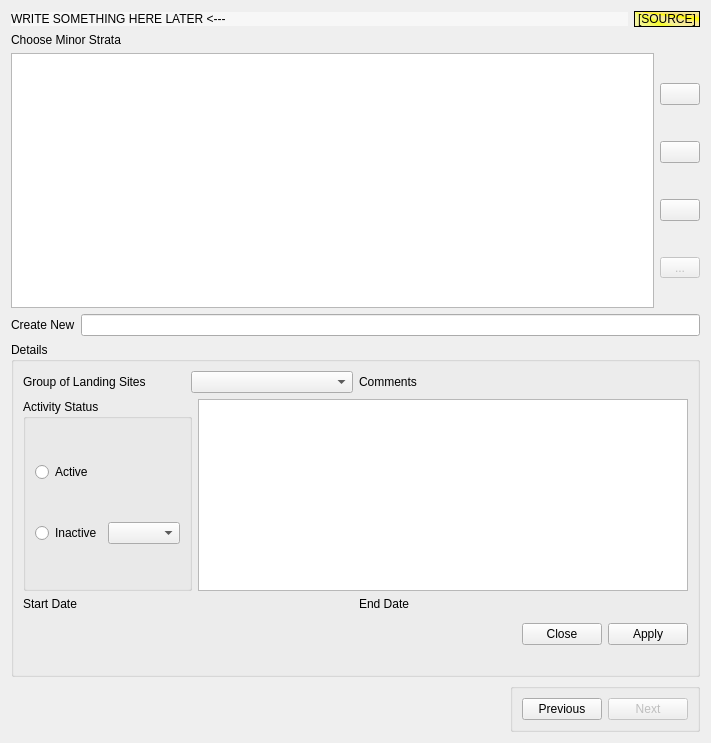
<?xml version="1.0" encoding="UTF-8"?>
<ui version="4.0">
 <class>frmminorstrata</class>
 <widget class="QWidget" name="frmminorstrata">
  <property name="geometry">
   <rect>
    <x>0</x>
    <y>0</y>
    <width>711</width>
    <height>743</height>
   </rect>
  </property>
  <property name="windowTitle">
   <string>Form</string>
  </property>
  <layout class="QVBoxLayout" name="verticalLayout_3">
   <item>
    <layout class="QHBoxLayout" name="horizontalLayout_12">
     <item>
      <widget class="QLabel" name="lbHeader">
       <property name="sizePolicy">
        <sizepolicy hsizetype="Preferred" vsizetype="Fixed">
         <horstretch>0</horstretch>
         <verstretch>0</verstretch>
        </sizepolicy>
       </property>
       <property name="styleSheet">
        <string notr="true">background-color:rgb(247, 247, 247)</string>
       </property>
       <property name="text">
        <string>WRITE SOMETHING HERE LATER &lt;---</string>
       </property>
      </widget>
     </item>
     <item>
      <widget class="QLabel" name="lbSource">
       <property name="sizePolicy">
        <sizepolicy hsizetype="Fixed" vsizetype="Preferred">
         <horstretch>0</horstretch>
         <verstretch>0</verstretch>
        </sizepolicy>
       </property>
       <property name="styleSheet">
        <string notr="true">background-color: qconicalgradient(cx:0, cy:0, angle:135, stop:0 rgba(220, 220, 220, 69), stop:0.375 rgba(255, 255, 0, 69), stop:0.423533 rgba(251, 255, 0, 145), stop:0.45 rgba(247, 255, 0, 208), stop:0.477581 rgba(255, 244, 71, 130), stop:0.518717 rgba(255, 218, 71, 130), stop:0.55 rgba(255, 255, 0, 255), stop:0.57754 rgba(255, 203, 0, 130), stop:0.625 rgba(255, 255, 0, 69), stop:1 rgba(255, 255, 0, 69));
font: 75 10pt &quot;Fixedsys&quot;;</string>
       </property>
       <property name="frameShape">
        <enum>QFrame::StyledPanel</enum>
       </property>
       <property name="frameShadow">
        <enum>QFrame::Raised</enum>
       </property>
       <property name="text">
        <string>[SOURCE]</string>
       </property>
       <property name="scaledContents">
        <bool>true</bool>
       </property>
      </widget>
     </item>
    </layout>
   </item>
   <item>
    <widget class="QLabel" name="label_6">
     <property name="sizePolicy">
      <sizepolicy hsizetype="Preferred" vsizetype="Fixed">
       <horstretch>0</horstretch>
       <verstretch>0</verstretch>
      </sizepolicy>
     </property>
     <property name="text">
      <string>Choose Minor Strata</string>
     </property>
     <property name="buddy">
      <cstring>tableView</cstring>
     </property>
    </widget>
   </item>
   <item>
    <layout class="QHBoxLayout" name="horizontalLayout_6">
     <item>
      <widget class="QTableView" name="tableView">
       <property name="focusPolicy">
        <enum>Qt::StrongFocus</enum>
       </property>
       <property name="toolTip">
        <string>Choose minor strata (or create new one)</string>
       </property>
       <property name="statusTip">
        <string>Choose minor strata (or create new one)</string>
       </property>
       <property name="whatsThis">
        <string>In this widget we can choose a minor strata, or create a new one</string>
       </property>
       <property name="selectionMode">
        <enum>QAbstractItemView::SingleSelection</enum>
       </property>
       <property name="selectionBehavior">
        <enum>QAbstractItemView::SelectRows</enum>
       </property>
       <property name="showGrid">
        <bool>false</bool>
       </property>
      </widget>
     </item>
     <item>
      <layout class="QVBoxLayout" name="verticalLayout">
       <item>
        <widget class="QPushButton" name="pushNew">
         <property name="toolTip">
          <string>Create new record</string>
         </property>
         <property name="statusTip">
          <string>Create new record</string>
         </property>
         <property name="whatsThis">
          <string>Creates new record</string>
         </property>
         <property name="text">
          <string/>
         </property>
         <property name="icon">
          <iconset resource="app_new.qrc">
           <normaloff>:/app_new/filenew.png</normaloff>:/app_new/filenew.png</iconset>
         </property>
        </widget>
       </item>
       <item>
        <widget class="QPushButton" name="pushEdit">
         <property name="sizePolicy">
          <sizepolicy hsizetype="Preferred" vsizetype="Fixed">
           <horstretch>0</horstretch>
           <verstretch>0</verstretch>
          </sizepolicy>
         </property>
         <property name="toolTip">
          <string>Edit record</string>
         </property>
         <property name="statusTip">
          <string>Edit record</string>
         </property>
         <property name="whatsThis">
          <string>Edits record</string>
         </property>
         <property name="text">
          <string/>
         </property>
         <property name="icon">
          <iconset resource="app_new.qrc">
           <normaloff>:/app_new/pencil.png</normaloff>:/app_new/pencil.png</iconset>
         </property>
         <property name="checkable">
          <bool>true</bool>
         </property>
        </widget>
       </item>
       <item>
        <widget class="QPushButton" name="pushRemove">
         <property name="sizePolicy">
          <sizepolicy hsizetype="Preferred" vsizetype="Fixed">
           <horstretch>0</horstretch>
           <verstretch>0</verstretch>
          </sizepolicy>
         </property>
         <property name="toolTip">
          <string>Remove record</string>
         </property>
         <property name="statusTip">
          <string>Remove record</string>
         </property>
         <property name="whatsThis">
          <string>Removes record</string>
         </property>
         <property name="text">
          <string/>
         </property>
         <property name="icon">
          <iconset resource="app_new.qrc">
           <normaloff>:/app_new/cancel.png</normaloff>:/app_new/cancel.png</iconset>
         </property>
         <property name="shortcut">
          <string>Del</string>
         </property>
        </widget>
       </item>
       <item>
        <widget class="QToolButton" name="toolButton">
         <property name="enabled">
          <bool>false</bool>
         </property>
         <property name="sizePolicy">
          <sizepolicy hsizetype="Minimum" vsizetype="Fixed">
           <horstretch>0</horstretch>
           <verstretch>0</verstretch>
          </sizepolicy>
         </property>
         <property name="toolTip">
          <string>Setup temporary frame changes</string>
         </property>
         <property name="statusTip">
          <string>Setup temporary frame changes</string>
         </property>
         <property name="whatsThis">
          <string>Setups temporary frame changes</string>
         </property>
         <property name="text">
          <string>...</string>
         </property>
        </widget>
       </item>
      </layout>
     </item>
    </layout>
   </item>
   <item>
    <layout class="QHBoxLayout" name="horizontalLayout_5">
     <item>
      <widget class="QLabel" name="label_5">
       <property name="text">
        <string>Create New</string>
       </property>
       <property name="buddy">
        <cstring>lineNew</cstring>
       </property>
      </widget>
     </item>
     <item>
      <widget class="QLineEdit" name="lineNew"/>
     </item>
    </layout>
   </item>
   <item>
    <widget class="QGroupBox" name="groupDetails">
     <property name="sizePolicy">
      <sizepolicy hsizetype="Preferred" vsizetype="Fixed">
       <horstretch>0</horstretch>
       <verstretch>0</verstretch>
      </sizepolicy>
     </property>
     <property name="focusPolicy">
      <enum>Qt::StrongFocus</enum>
     </property>
     <property name="title">
      <string>Details</string>
     </property>
     <layout class="QVBoxLayout" name="verticalLayout_2">
      <item>
       <layout class="QHBoxLayout" name="horizontalLayout_11">
        <item>
         <layout class="QHBoxLayout" name="horizontalLayout_2">
          <item>
           <widget class="QLabel" name="label_3">
            <property name="text">
             <string>Group of Landing Sites</string>
            </property>
            <property name="buddy">
             <cstring>cmbGLS</cstring>
            </property>
           </widget>
          </item>
          <item>
           <widget class="QComboBox" name="cmbGLS">
            <property name="focusPolicy">
             <enum>Qt::StrongFocus</enum>
            </property>
           </widget>
          </item>
         </layout>
        </item>
        <item>
         <widget class="QLabel" name="label_4">
          <property name="text">
           <string>Comments</string>
          </property>
          <property name="buddy">
           <cstring>textComments</cstring>
          </property>
         </widget>
        </item>
       </layout>
      </item>
      <item>
       <layout class="QHBoxLayout" name="horizontalLayout_10">
        <item>
         <widget class="QGroupBox" name="groupActivity">
          <property name="sizePolicy">
           <sizepolicy hsizetype="Preferred" vsizetype="MinimumExpanding">
            <horstretch>0</horstretch>
            <verstretch>0</verstretch>
           </sizepolicy>
          </property>
          <property name="maximumSize">
           <size>
            <width>16777215</width>
            <height>15777215</height>
           </size>
          </property>
          <property name="focusPolicy">
           <enum>Qt::StrongFocus</enum>
          </property>
          <property name="title">
           <string>Activity Status</string>
          </property>
          <layout class="QGridLayout" name="gridLayout_3">
           <item row="0" column="0">
            <widget class="QRadioButton" name="radioActive">
             <property name="text">
              <string>Active</string>
             </property>
             <attribute name="buttonGroup">
              <string>buttonGroup</string>
             </attribute>
            </widget>
           </item>
           <item row="1" column="0">
            <layout class="QHBoxLayout" name="horizontalLayout">
             <item>
              <widget class="QRadioButton" name="radioInactive">
               <property name="text">
                <string>Inactive</string>
               </property>
               <attribute name="buttonGroup">
                <string>buttonGroup</string>
               </attribute>
              </widget>
             </item>
             <item>
              <widget class="QComboBox" name="cmbReasons">
               <property name="focusPolicy">
                <enum>Qt::StrongFocus</enum>
               </property>
              </widget>
             </item>
            </layout>
           </item>
          </layout>
         </widget>
        </item>
        <item>
         <widget class="QPlainTextEdit" name="textComments">
          <property name="sizePolicy">
           <sizepolicy hsizetype="Expanding" vsizetype="Fixed">
            <horstretch>0</horstretch>
            <verstretch>1</verstretch>
           </sizepolicy>
          </property>
          <property name="maximumSize">
           <size>
            <width>16777215</width>
            <height>15777215</height>
           </size>
          </property>
         </widget>
        </item>
       </layout>
      </item>
      <item>
       <layout class="QHBoxLayout" name="horizontalLayout_9">
        <item>
         <widget class="QLabel" name="label">
          <property name="text">
           <string>Start Date</string>
          </property>
          <property name="buddy">
           <cstring>customDtStart</cstring>
          </property>
         </widget>
        </item>
        <item>
         <widget class="QLabel" name="label_2">
          <property name="text">
           <string>End Date</string>
          </property>
          <property name="buddy">
           <cstring>customDtEnd</cstring>
          </property>
         </widget>
        </item>
       </layout>
      </item>
      <item>
       <layout class="QHBoxLayout" name="horizontalLayout_8">
        <item>
         <widget class="CustomTimeCtrl" name="customDtStart">
          <property name="sizePolicy">
           <sizepolicy hsizetype="Preferred" vsizetype="MinimumExpanding">
            <horstretch>0</horstretch>
            <verstretch>0</verstretch>
           </sizepolicy>
          </property>
          <property name="focusPolicy">
           <enum>Qt::StrongFocus</enum>
          </property>
         </widget>
        </item>
        <item>
         <widget class="CustomTimeCtrl" name="customDtEnd">
          <property name="sizePolicy">
           <sizepolicy hsizetype="Preferred" vsizetype="MinimumExpanding">
            <horstretch>0</horstretch>
            <verstretch>0</verstretch>
           </sizepolicy>
          </property>
          <property name="focusPolicy">
           <enum>Qt::StrongFocus</enum>
          </property>
         </widget>
        </item>
       </layout>
      </item>
      <item>
       <layout class="QHBoxLayout" name="horizontalLayout_7">
        <item>
         <spacer name="horizontalSpacer">
          <property name="orientation">
           <enum>Qt::Horizontal</enum>
          </property>
          <property name="sizeHint" stdset="0">
           <size>
            <width>40</width>
            <height>20</height>
           </size>
          </property>
         </spacer>
        </item>
        <item>
         <widget class="QDialogButtonBox" name="buttonBox">
          <property name="standardButtons">
           <set>QDialogButtonBox::Apply|QDialogButtonBox::Close</set>
          </property>
         </widget>
        </item>
       </layout>
      </item>
      <item>
       <spacer name="horizontalSpacer_3">
        <property name="orientation">
         <enum>Qt::Horizontal</enum>
        </property>
        <property name="sizeHint" stdset="0">
         <size>
          <width>40</width>
          <height>20</height>
         </size>
        </property>
       </spacer>
      </item>
     </layout>
    </widget>
   </item>
   <item>
    <layout class="QHBoxLayout" name="horizontalLayout_4">
     <item>
      <spacer name="horizontalSpacer_2">
       <property name="orientation">
        <enum>Qt::Horizontal</enum>
       </property>
       <property name="sizeHint" stdset="0">
        <size>
         <width>478</width>
         <height>20</height>
        </size>
       </property>
      </spacer>
     </item>
     <item>
      <widget class="QGroupBox" name="groupBackNext">
       <property name="sizePolicy">
        <sizepolicy hsizetype="Fixed" vsizetype="Fixed">
         <horstretch>0</horstretch>
         <verstretch>0</verstretch>
        </sizepolicy>
       </property>
       <property name="title">
        <string/>
       </property>
       <layout class="QHBoxLayout" name="horizontalLayout_3">
        <item>
         <widget class="QPushButton" name="pushPrevious">
          <property name="enabled">
           <bool>true</bool>
          </property>
          <property name="text">
           <string>Previous</string>
          </property>
          <property name="icon">
           <iconset resource="app_new.qrc">
            <normaloff>:/app_new/back.png</normaloff>:/app_new/back.png</iconset>
          </property>
         </widget>
        </item>
        <item>
         <widget class="QPushButton" name="pushNext">
          <property name="enabled">
           <bool>false</bool>
          </property>
          <property name="text">
           <string>Next</string>
          </property>
          <property name="icon">
           <iconset resource="app_new.qrc">
            <normaloff>:/app_new/forward.png</normaloff>:/app_new/forward.png</iconset>
          </property>
         </widget>
        </item>
       </layout>
      </widget>
     </item>
    </layout>
   </item>
  </layout>
 </widget>
 <customwidgets>
  <customwidget>
   <class>CustomTimeCtrl</class>
   <extends>QWidget</extends>
   <header>customtimectrl.h</header>
  </customwidget>
 </customwidgets>
 <tabstops>
  <tabstop>tableView</tabstop>
  <tabstop>pushNew</tabstop>
  <tabstop>pushEdit</tabstop>
  <tabstop>pushRemove</tabstop>
  <tabstop>toolButton</tabstop>
  <tabstop>lineNew</tabstop>
  <tabstop>groupDetails</tabstop>
  <tabstop>cmbGLS</tabstop>
  <tabstop>groupActivity</tabstop>
  <tabstop>radioActive</tabstop>
  <tabstop>radioInactive</tabstop>
  <tabstop>cmbReasons</tabstop>
  <tabstop>textComments</tabstop>
  <tabstop>customDtStart</tabstop>
  <tabstop>customDtEnd</tabstop>
  <tabstop>buttonBox</tabstop>
  <tabstop>pushPrevious</tabstop>
  <tabstop>pushNext</tabstop>
 </tabstops>
 <resources>
  <include location="app_new.qrc"/>
 </resources>
 <connections>
  <connection>
   <sender>buttonBox</sender>
   <signal>clicked(QAbstractButton*)</signal>
   <receiver>frmminorstrata</receiver>
   <slot>onButtonClick(QAbstractButton*)</slot>
   <hints>
    <hint type="sourcelabel">
     <x>689</x>
     <y>639</y>
    </hint>
    <hint type="destinationlabel">
     <x>355</x>
     <y>307</y>
    </hint>
   </hints>
  </connection>
  <connection>
   <sender>radioActive</sender>
   <signal>clicked(bool)</signal>
   <receiver>frmminorstrata</receiver>
   <slot>setActiveReason(bool)</slot>
   <hints>
    <hint type="sourcelabel">
     <x>175</x>
     <y>304</y>
    </hint>
    <hint type="destinationlabel">
     <x>355</x>
     <y>307</y>
    </hint>
   </hints>
  </connection>
  <connection>
   <sender>radioActive</sender>
   <signal>clicked(bool)</signal>
   <receiver>frmminorstrata</receiver>
   <slot>disableReasonCombo()</slot>
   <hints>
    <hint type="sourcelabel">
     <x>175</x>
     <y>304</y>
    </hint>
    <hint type="destinationlabel">
     <x>355</x>
     <y>307</y>
    </hint>
   </hints>
  </connection>
  <connection>
   <sender>radioInactive</sender>
   <signal>clicked()</signal>
   <receiver>frmminorstrata</receiver>
   <slot>disableReasonCombo()</slot>
   <hints>
    <hint type="sourcelabel">
     <x>94</x>
     <y>385</y>
    </hint>
    <hint type="destinationlabel">
     <x>355</x>
     <y>307</y>
    </hint>
   </hints>
  </connection>
  <connection>
   <sender>pushNew</sender>
   <signal>clicked()</signal>
   <receiver>frmminorstrata</receiver>
   <slot>createRecord()</slot>
   <hints>
    <hint type="sourcelabel">
     <x>684</x>
     <y>69</y>
    </hint>
    <hint type="destinationlabel">
     <x>355</x>
     <y>371</y>
    </hint>
   </hints>
  </connection>
  <connection>
   <sender>tableView</sender>
   <signal>clicked(QModelIndex)</signal>
   <receiver>frmminorstrata</receiver>
   <slot>previewRow(QModelIndex)</slot>
   <hints>
    <hint type="sourcelabel">
     <x>336</x>
     <y>114</y>
    </hint>
    <hint type="destinationlabel">
     <x>355</x>
     <y>371</y>
    </hint>
   </hints>
  </connection>
  <connection>
   <sender>pushEdit</sender>
   <signal>clicked(bool)</signal>
   <receiver>frmminorstrata</receiver>
   <slot>editRecord(bool)</slot>
   <hints>
    <hint type="sourcelabel">
     <x>684</x>
     <y>101</y>
    </hint>
    <hint type="destinationlabel">
     <x>355</x>
     <y>371</y>
    </hint>
   </hints>
  </connection>
  <connection>
   <sender>pushRemove</sender>
   <signal>clicked()</signal>
   <receiver>frmminorstrata</receiver>
   <slot>removeRecord()</slot>
   <hints>
    <hint type="sourcelabel">
     <x>684</x>
     <y>133</y>
    </hint>
    <hint type="destinationlabel">
     <x>355</x>
     <y>371</y>
    </hint>
   </hints>
  </connection>
 </connections>
 <slots>
  <slot>showDetails()</slot>
  <slot>viewRecord()</slot>
  <slot>createRecord()</slot>
  <slot>onButtonClick(QAbstractButton*)</slot>
  <slot>setActiveReason(bool)</slot>
  <slot>previewRow(QModelIndex)</slot>
  <slot>disableReasonCombo()</slot>
  <slot>next()</slot>
  <slot>editRecord(bool)</slot>
  <slot>removeRecord()</slot>
 </slots>
 <buttongroups>
  <buttongroup name="buttonGroup"/>
 </buttongroups>
</ui>
